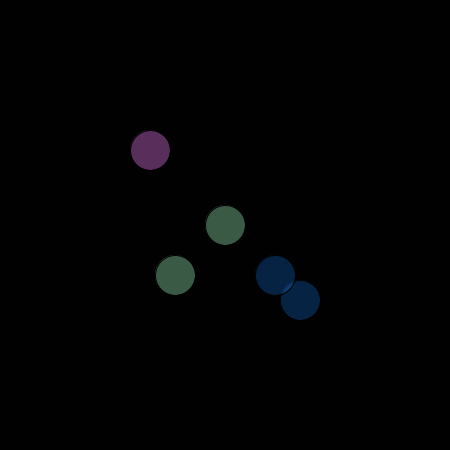
Frame 1 (no input)
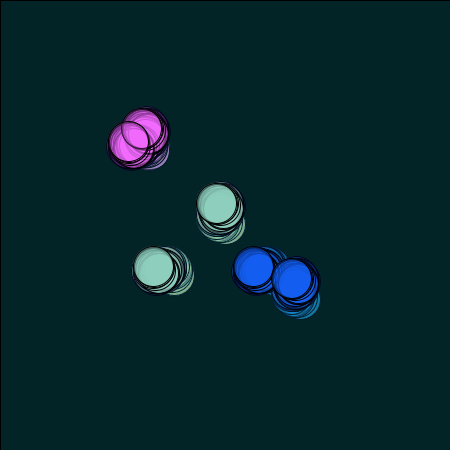
Frame 60 (the mouse pressed at the canvas centre just before this capture)
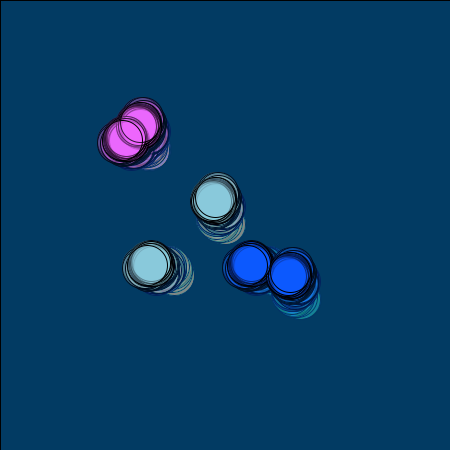
Frame 120 (the mouse held since frame 60 and released just before this capture)

The Processing sketch that drew these frames (run headless with seeded random() and noise(); from frame 60 on, the mouse is pressed at the canvas centre):

// Processing sketch: processing_72552
// ── processing_72552.pde

//Lisa L, Random Walk, CP1 16/17

int x1 = 225;
int y1 = 225;
int b = 175;
int a = 127;
int b2 = 128;
int c = 127;
void setup()
{
  size(450,450);
  background(0);
}

void draw()
{
  fill(a,b2,c,1);
  rect(0,0,450,450);
  fill(x1-75,y1+3,b,100);
  ellipse(x1,y1,40,40);
  ellipse(y1-50,x1+50,40,40);
  fill(x1+25,y1-100,b+100,50);
  ellipse(x1-75,y1-75,40,40);
  ellipse(y1-75,x1-75,40,40);
  fill(x1-200,y1-111,b+52,75);
  ellipse(x1+75,y1+75,40,40);
  ellipse(y1+50,x1+50,40,40);
  x1 = x1 + int(random(-4,4));
  y1 = y1 + int(random(-4,4));
  b = b + int(random(-5,5));
  a = a + int(random(-5,5));
  b2 = b2 + int(random(-5,5));
  c = c + int(random(-5,5));
}
